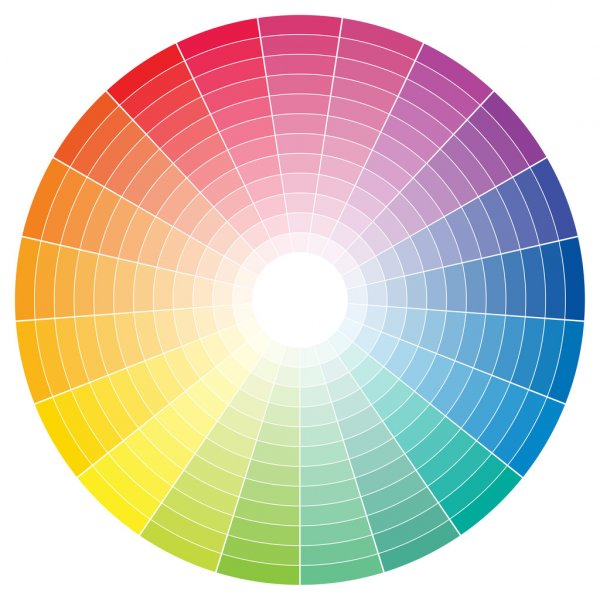
#> input picture Python/opencv/img/color-wheel-full.jpg, 600 x 600 px, given in place of video, which was not available
$ python adaptive_th_tests.py
#> lines starting #> are read from the running program, lines starting #| are printed output that depends on the picture; after the words box and inside, x2 and y2 are one past the last pixel; in counts of white or black regions, pixels touching at a corner belong together; pictures that were not available may be replaced by others from this repository, and a replacement may not be noted
### Python/opencv/ocv_common.py
import cv2 as cv


# [45 lines left out: functions get_diff, get_hue_mask, get_diff_canny, color_base_motion, not called in this run]


def get_selections(canny):
    ## get selection
    contours, _ = cv.findContours(canny, cv.RETR_EXTERNAL, cv.CHAIN_APPROX_NONE)

    selections = {
        w * h: (x, y, w, h) for x, y, w, h in [cv.boundingRect(cnt) for cnt in contours]
    }

    return selections

### Python/opencv/adaptive_th_tests.py
import cv2 as cv
import ocv_common as cvc


def main(cam_src=None):
#> called with cam_src = 'http://aaa:aaa@192.168.50.175:8080/video'
    if cam_src == None:
        cam_src = 0
    cap = cv.VideoCapture(cam_src)

    c = 0
    key = 0
    run = True
    max_val = 255
    block_size = 11
    constant = 28
    useCanny = False
    useBlur = False
    useContours = False
    _, last_frame = cap.read()
#> last_frame is the input picture: shape (600, 600, 3); mean B, G, R 187.9, 200.2, 211.5

    try:
        while run:
            c = c + 1
            has_frame, frame = cap.read()
            if block_size < 2:
                block_size = 3

            if has_frame:
                g_frame = cv.cvtColor(frame, cv.COLOR_BGR2GRAY)
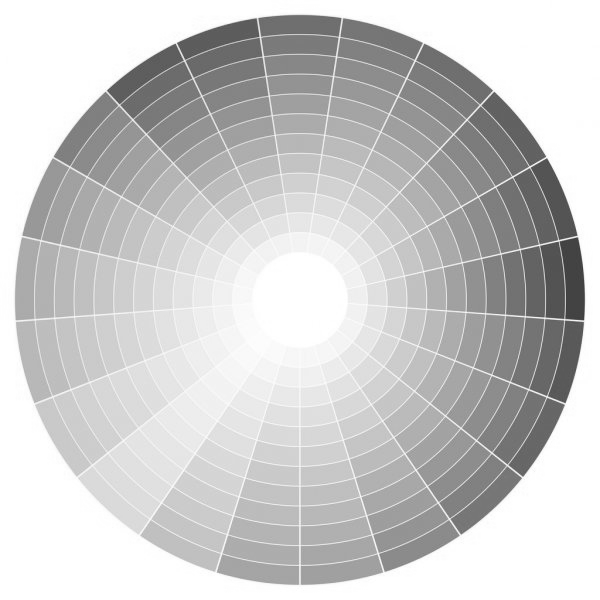
#> g_frame: shape (600, 600); min 58, max 255, mean 202.2
                c_frame = cv.adaptiveThreshold(
                    g_frame,
                    max_val,
                    cv.ADAPTIVE_THRESH_GAUSSIAN_C,
                    cv.THRESH_BINARY,
                    block_size,
                    constant,
                )
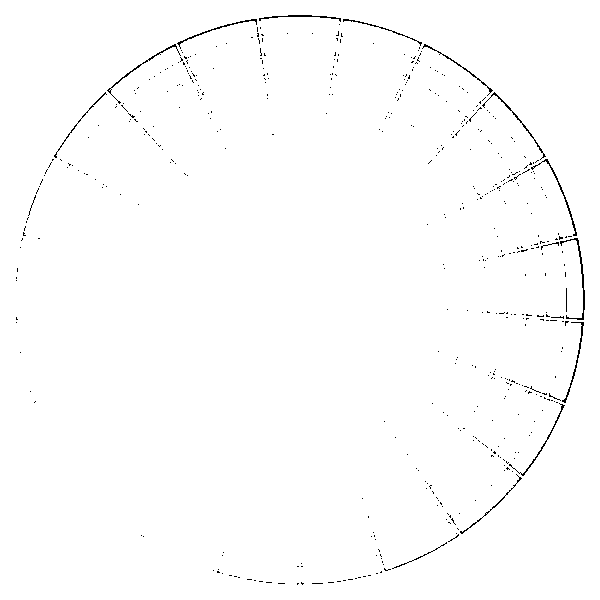
#> c_frame: shape (600, 600); 99.1% white; black in thin lines or dots

                if useBlur:
                    c_frame = cv.GaussianBlur(c_frame, (3, 3), 5)

                if useCanny:
                    c_frame = cv.Canny(
                        c_frame,
                        255,
                        255,
                    )

                selections = cvc.get_selections(c_frame)
#> in get_selections, `contours, _ = cv.findContours(canny, cv.RETR_EXTERNAL, cv.CHAIN_APPROX..`: contours = 1 contour; box (x1, y1, x2, y2) and area: (0, 0, 600, 600) 358801
#> in get_selections, `selections = { w * h: (x, y, w, h) for x, y, w, h in [cv.boundingRect(..`: selections = {360000: (0, 0, 600, 600)}
#> selections = {360000: (0, 0, 600, 600)}
                c_frame = cv.cvtColor(c_frame, cv.COLOR_GRAY2BGR)
#> c_frame: shape (600, 600, 3); 99.1% white; black in thin lines or dots

                if useContours:
                    for a in sorted(selections, reverse=True)[:10]:
                        x, y, w, h = selections[a]
                        cv.rectangle(
                            c_frame,
                            (x, w + x),
                            (y, h + y),
                            color=(100, 200, 100),
                            thickness=1,
                        )

                cv.putText(
                    img=c_frame,
                    text=f"{max_val = } | {block_size = } | {constant = }",
                    org=(30, 40),
                    fontFace=cv.FONT_HERSHEY_SIMPLEX,
                    color=(0, 0, 200),
                    fontScale=1,
                    thickness=3,
                )
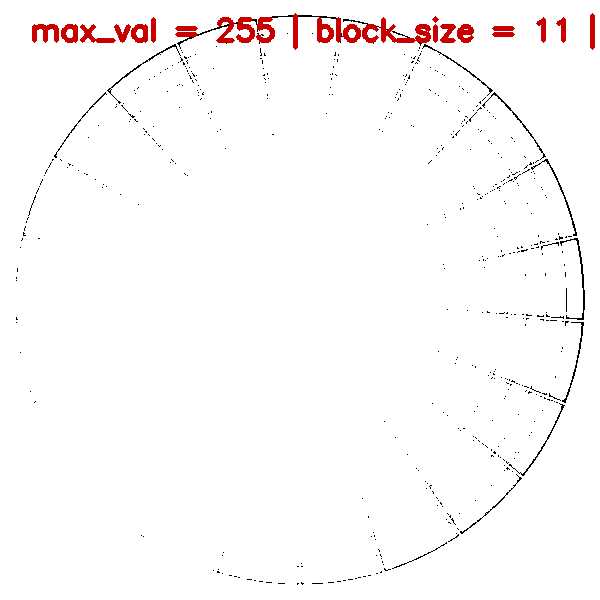
#> c_frame: shape (600, 600, 3); mean B, G, R 249.4, 249.4, 252.1

                cv.imshow("main", c_frame)
                ## last frame
                last_frame = frame.copy()

            waitKey = cv.waitKey(1)
#> (key q is pressed here)
            if waitKey > 0:
                # print(waitKey, chr(waitKey))
                if waitKey in [ord(str(i)) for i in range(10)]:
                    print(f"{waitKey=}, {key}")
                    key = int(chr(waitKey))
                elif waitKey == ord("q") or waitKey == 27:
                    run = False
                # max val
                elif waitKey == ord("u"):
                    max_val += 5
                elif waitKey == ord("j"):
                    max_val -= 5
                # block size
                elif waitKey == ord("i"):
                    block_size += 2
                elif waitKey == ord("k"):
                    block_size -= 2
                elif waitKey == ord("o"):
                    constant += 1
                elif waitKey == ord("l"):
                    constant -= 1
                elif waitKey == ord("c"):
                    useCanny = not useCanny
                elif waitKey == ord("b"):
                    useBlur = not useBlur
                elif waitKey == ord("v"):
                    useContours = not useContours

    except KeyboardInterrupt as e:
        print("quiting")


if __name__ == "__main__":
    usr = pas = "aaa"
    ip = "192.168.50.175"
    port = "8080"
    ip_cam_url = f"http://{usr}:{pas}@{ip}:{port}/video"
    # main()
    main(ip_cam_url)

$ run again, on Python/opencv/img/color-wheel.jpg
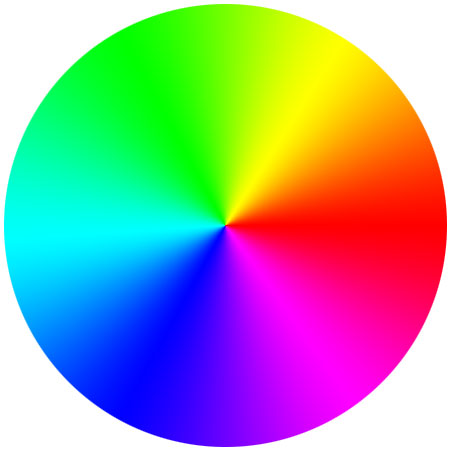
#> input picture Python/opencv/img/color-wheel.jpg, 450 x 450 px, given in place of video, which was not available
#> in main, last_frame is the input picture: shape (450, 450, 3); mean B, G, R 158.8, 159.8, 154.9
#> in main, `c_frame = cv.adaptiveThreshold( g_frame, max_val, cv.ADAPTIVE_THRESH_G..`:
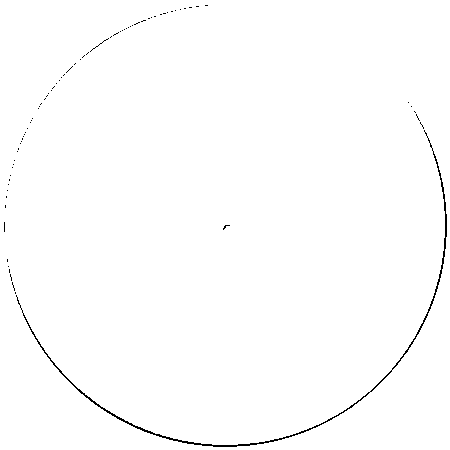
#> c_frame: shape (450, 450); 99.3% white; black in thin lines or dots
#> contours = 1 contour; box (x1, y1, x2, y2) and area: (0, 0, 450, 450) 201601
#> in get_selections, `selections = { w * h: (x, y, w, h) for x, y, w, h in [cv.boundingRect(..`: selections = {202500: (0, 0, 450, 450)}
#> in main, `cv.putText( img=c_frame, text=f"{max_val = } | {block_size = } | {cons..`:
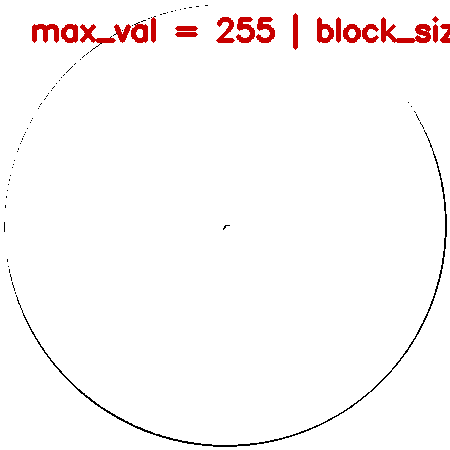
#> c_frame: shape (450, 450, 3); mean B, G, R 248.2, 248.2, 252.2

$ run again, on Python/opencv/img/objects.jpg
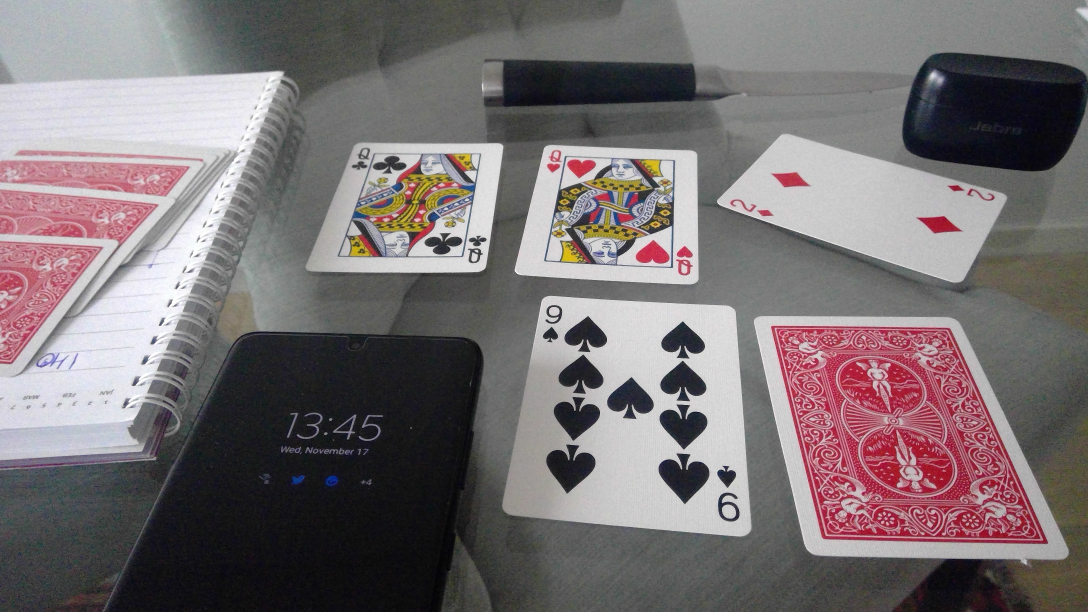
#> input picture Python/opencv/img/objects.jpg, 3264 x 1836 px, given in place of video, which was not available (shown at 1/3 size)
#> in main, last_frame is the input picture: shape (1836, 3264, 3); mean B, G, R 114.4, 112.5, 120.6
#> in main, `g_frame = cv.cvtColor(frame, cv.COLOR_BGR2GRAY)`:
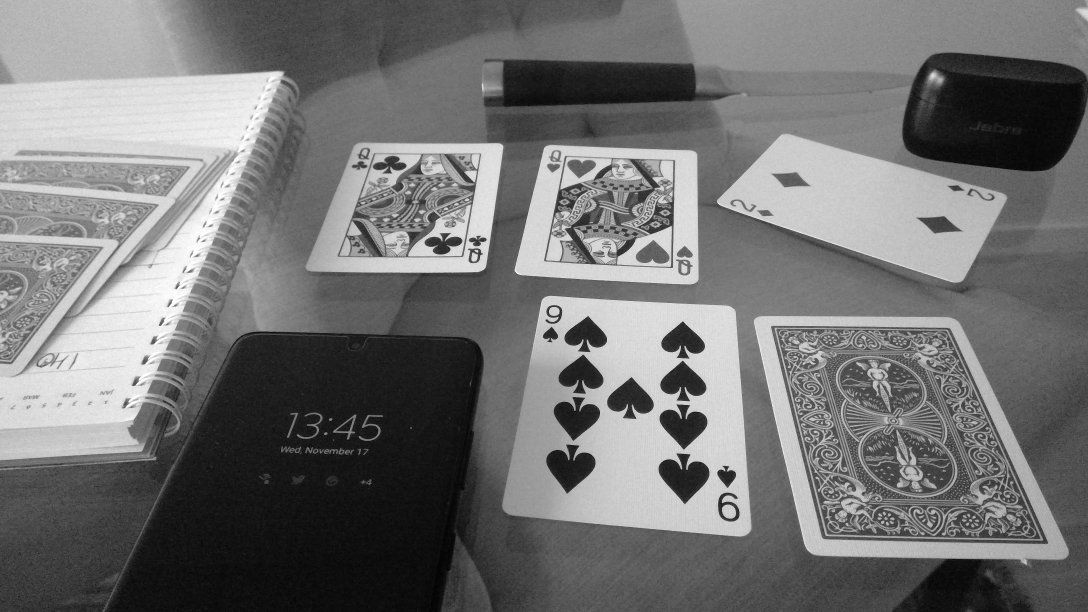
#> g_frame: shape (1836, 3264) (shown at 1/3 size); min 0, max 255, mean 115.2
#> in main, `c_frame = cv.adaptiveThreshold( g_frame, max_val, cv.ADAPTIVE_THRESH_G..`:
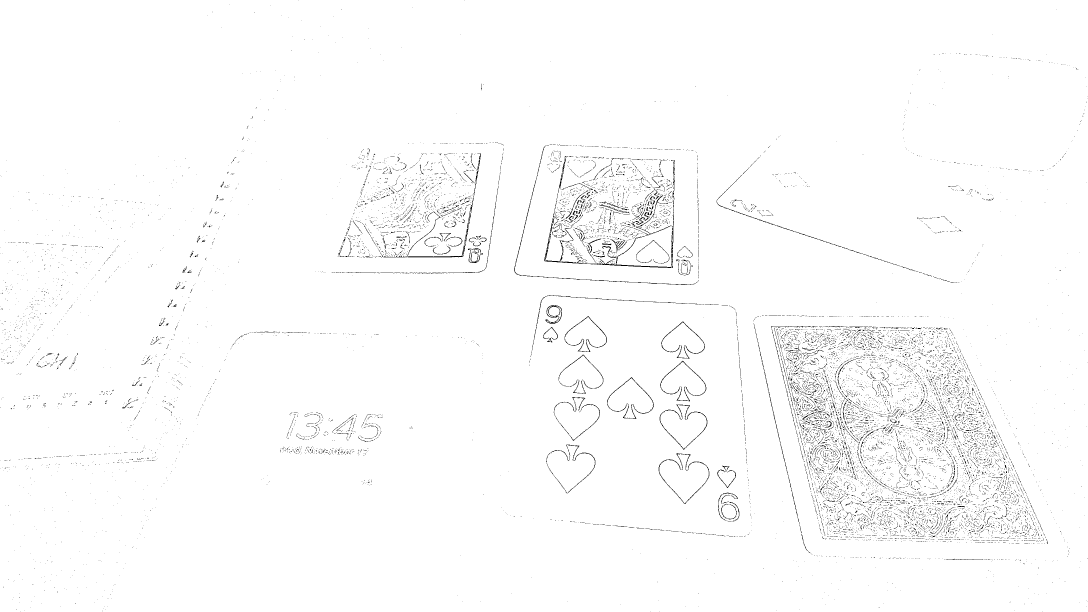
#> c_frame: shape (1836, 3264) (shown at 1/3 size); 98.6% white; black in thin lines or dots
#> contours = 1 contour; box (x1, y1, x2, y2) and area: (0, 0, 3264, 1836) 5987595
#> in get_selections, `selections = { w * h: (x, y, w, h) for x, y, w, h in [cv.boundingRect(..`: selections = {5992704: (0, 0, 3264, 1836)}
